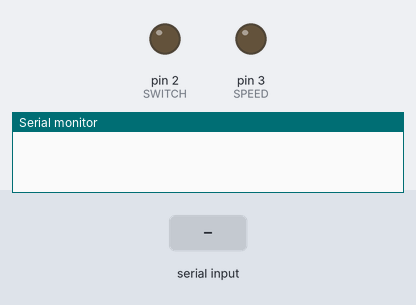
A sketch run on a simulated Arduino Uno, built with avr-gcc and run on an emulated ATmega328P. On the bench: output pins drawn as LEDs (lit = HIGH), the last lines printed to the serial monitor. The test bench sets the inputs (shaded band).

Above: at 1.2 s.
1.3 s: "0" received over Serial
At 1.39 s:
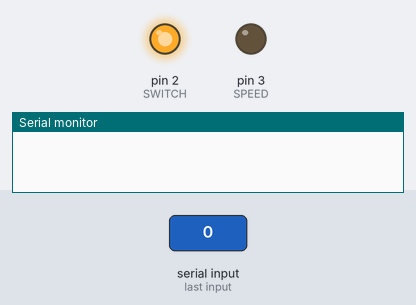
2.9 s: "1" received over Serial
At 3.0 s:
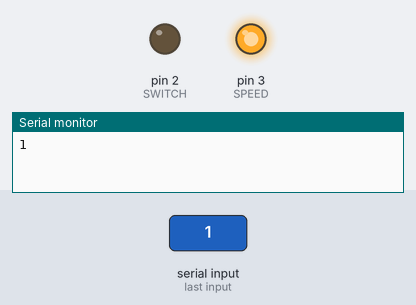
Timing chart, 0 to 5.9 s (numbered marks = the images above; inputs shaded):
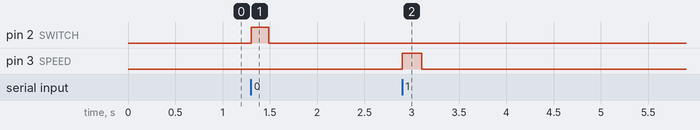

Measured:
- after the input at 1.3 s, pin 2 (SWITCH): LOW → HIGH at once, → LOW 0.19 s later
- after the input at 2.9 s, pin 3 (SPEED): LOW → HIGH at once, → LOW 0.20 s later

The sketch:

HorseRideControl.ino
```cpp
#define SWITCH 2
#define SPEED 3

// States
#define CYCLELENGTH 10000
#define SWITCHING 1
#define SPEEDUP 2
int state;
int cycles;

// Air pressure chip
#include <SFE_BMP180.h>
#include <Wire.h>
#define THRESHOLD 20
double iniPressure;
bool initial = false;
int speedState;

// Constructors
SFE_BMP180 pressure;
bool onOff;

void overallControl(char input);
double pressureMeasure();

void setup() {
  // Set pin modes
  pinMode(SWITCH, OUTPUT);
  pinMode(SPEED, OUTPUT);

  // Reset parameter
  state = 0;
  cycles = 0;
  iniPressure = 0;
  speedState = 0;
  onOff = false;

  // Enable air pressure chip
//  if (pressure.begin()){
//    delay(1);
//    //Serial.println("BMP180 init success");
//  }
//  else
//  {
//    //Serial.println("BMP180 init fail\n\n");
//    while(1); // Pause forever.
//  }

  // Message
  Serial.begin(9600);
//  Serial.println("");
//  Serial.println("Instructions:");
//  Serial.println("Enter 0 to switch on.");
//  Serial.println("Enter 1 to speed up.");
//  Serial.println("-----------------------------------");
//  Serial.println("");
}

void loop() {
  char input;
//  if(!initial){
//    iniPressure = pressureMeasure();
//    initial = true;
//  }

  while(Serial.available()){
    input = Serial.read();
  }

  // Use control signal to control switch on or speed up
  overallControl(input);

  //Serial.println(speedState);
  //delay(50);
}

void overallControl(char input){

  double curPressure;

//  curPressure = pressureMeasure();
//  if(curPressure - iniPressure >= THRESHOLD){
//    input = '1';
//  }

  switch(input){
      case '0':
        state = SWITCHING;
//        Serial.print("Switching on......");
        break;
      case '1':
        state = SPEEDUP;
//        Serial.print("Speeding  up......");
        break;
  }

  switch(state){
    case SWITCHING:
      if(cycles < CYCLELENGTH){
//        if((cycles % 20) == 0){
//          Serial.print(".");
//        }
        digitalWrite(SWITCH, HIGH);
        cycles++;
      }
      else{
        digitalWrite(SWITCH, LOW);
//        Serial.println("  Switched on.");
        if(!onOff){
          speedState = 1;
          onOff = true;
        }
        else{
          speedState = 0;
          onOff = false;
        }
        cycles = 0;
        state = 0;
        Serial.println(speedState);
      }
      break;
    case SPEEDUP:
      if(onOff){
        if(cycles < CYCLELENGTH){
//          if((cycles % 20) == 0){
//            Serial.print(".");
//          }
          digitalWrite(SPEED, HIGH);
          cycles++;
        }
        else{
          digitalWrite(SPEED, LOW);
//          Serial.println("  Speed up done.");
          if(speedState < 4){
            speedState++;
          }
          else{
            speedState = 1;
          }
          cycles = 0;
          state = 0;
          Serial.println(speedState);
        }
        break;
    }
  }
}

//double pressureMeasure(){
//  double T,P,p0,a;
//
//  pressure.startPressure(3);
//  pressure.getPressure(P,T);
//
//  return P;
//  // Print out the measurement:
////  Serial.print("absolute pressure: ");
////  Serial.print(P,2);
////  Serial.print(" mb, ");
////  Serial.print(P*0.0295333727,2);
////  Serial.println(" inHg");
//}
```
